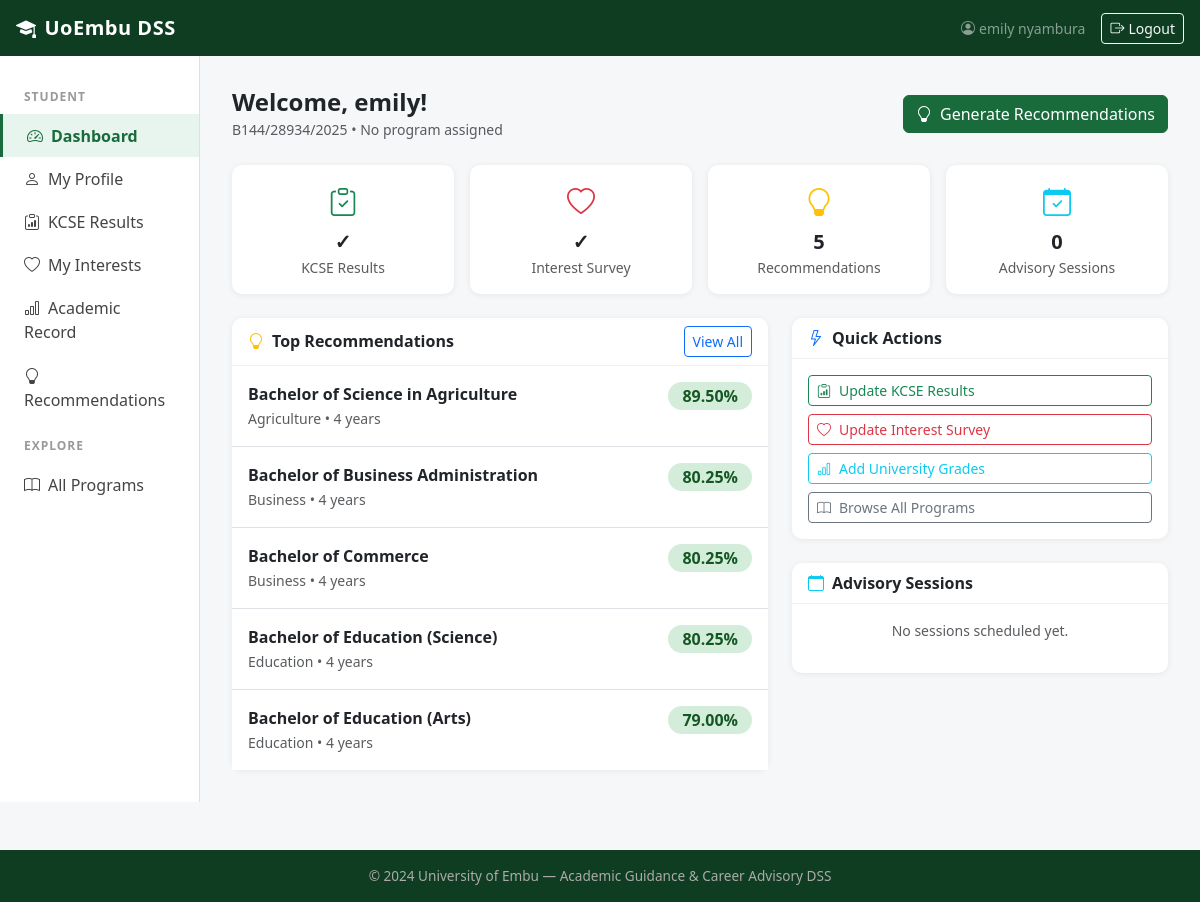
Page /student/dashboard/ (signed in) on the committed database.
### dss_guidance/models.py (models this page shows, shortened)
class StudentProfile(models.Model):
    GENDER_CHOICES = [('M', 'Male'), ('F', 'Female'), ('O', 'Other')]
    user = models.OneToOneField(User, on_delete=models.CASCADE, related_name='student_profile')
    student_id = models.CharField(max_length=20, unique=True)
    gender = models.CharField(max_length=1, choices=GENDER_CHOICES)
    date_of_birth = models.DateField(null=True, blank=True)
    phone_number = models.CharField(max_length=15, blank=True)
    county = models.CharField(max_length=100, blank=True)
    current_program = models.ForeignKey(
        AcademicProgram, on_delete=models.SET_NULL,
        null=True, blank=True, related_name='enrolled_students'
    )
    year_of_study = models.PositiveIntegerField(
        null=True, blank=True,
        validators=[MinValueValidator(1), MaxValueValidator(6)]
    )
    enrollment_year = models.PositiveIntegerField(null=True, blank=True)
    bio = models.TextField(blank=True)
    created_at = models.DateTimeField(auto_now_add=True)
    updated_at = models.DateTimeField(auto_now=True)
    class Meta:
        ordering = ['student_id']

class Recommendation(models.Model):
    STATUS_CHOICES = [
        ('pending', 'Pending Review'),
        ('reviewed', 'Reviewed by Advisor'),
        ('accepted', 'Accepted by Student'),
        ('declined', 'Declined by Student'),
    ]
    student = models.ForeignKey(
        StudentProfile, on_delete=models.CASCADE, related_name='recommendations'
    )
    program = models.ForeignKey(
        AcademicProgram, on_delete=models.CASCADE, related_name='recommendations'
    )
    match_score = models.DecimalField(
        max_digits=5, decimal_places=2,
        validators=[MinValueValidator(0), MaxValueValidator(100)]
    )
    reasoning = models.TextField()
    status = models.CharField(max_length=20, choices=STATUS_CHOICES, default='pending')
    advisor_notes = models.TextField(blank=True)
    reviewed_by = models.ForeignKey(
        User, on_delete=models.SET_NULL, null=True, blank=True,
        related_name='reviewed_recommendations'
    )
    created_at = models.DateTimeField(auto_now_add=True)
    updated_at = models.DateTimeField(auto_now=True)
    class Meta:
        ordering = ['-match_score']

class AcademicProgram(models.Model):
    FACULTY_CHOICES = [
        ('business', 'Business'),
        ('agriculture', 'Agriculture'),
        ('computing', 'Computing & IT'),
        ('education', 'Education'),
        ('science', 'Science'),
        ('engineering', 'Engineering'),
    ]
    name = models.CharField(max_length=200)
    code = models.CharField(max_length=20, unique=True)
    faculty = models.CharField(max_length=50, choices=FACULTY_CHOICES)
    description = models.TextField()
    duration_years = models.PositiveIntegerField(default=4)
    minimum_grade = models.CharField(max_length=5, help_text="Minimum KCSE grade e.g. C+")
    minimum_points = models.PositiveIntegerField(help_text="Minimum KCSE points (out of 84)")
    required_subjects = models.TextField(help_text="Comma-separated list of required subjects")
    skills_developed = models.TextField(help_text="Comma-separated list of skills")
    career_paths = models.TextField(help_text="Comma-separated possible careers")
    is_active = models.BooleanField(default=True)
    created_at = models.DateTimeField(auto_now_add=True)
    class Meta:
        ordering = ['faculty', 'name']

### dss_guidance/views.py (the view)
# urls.py: path('student/dashboard/', views.student_dashboard, name='student_dashboard'),
@login_required
def student_dashboard(request):
    if not is_student(request.user):
        return HttpResponseForbidden()
    student = request.user.student_profile
    recommendations = student.recommendations.select_related('program').order_by('-match_score')[:5]
    sessions = student.sessions.select_related('advisor__user').order_by('-scheduled_date')[:5]
    has_kcse = hasattr(student, 'kcse_result')
    has_interests = hasattr(student, 'interests')
    context = {
        'student': student,
        'recommendations': recommendations,
        'sessions': sessions,
        'has_kcse': has_kcse,
        'has_interests': has_interests,
        'profile_complete': has_kcse and has_interests,
    }
    return render(request, 'dss_guidance/student/dashboard.html', context)

### dss_guidance/views.py (called while the page is built)
def is_student(user):
    return hasattr(user, 'student_profile')

### dss_guidance/templates/dss_guidance/student/dashboard.html (shortened to what this page needs)
{% extends 'dss_guidance/base.html' %}
{% block content %}
<div class="d-flex justify-content-between align-items-center mb-4">
    <div>
        <h4 class="mb-0 fw-bold">Welcome, {{ student.user.first_name }}!</h4>
        <small class="text-muted">{{ student.student_id }} &bull; {{ student.current_program|default:"No program assigned" }}</small>
    </div>
    <a href="{% url 'get_recommendations' %}" class="btn btn-primary">
        <i class="bi bi-lightbulb me-2"></i>Generate Recommendations
    </a>
</div>
<div class="row g-3 mb-4">
    <div class="col-6 col-md-3">
        <div class="card text-center p-3">
            <i class="bi bi-clipboard-check text-success fs-3 mb-1"></i>
            <div class="fw-bold fs-5">{% if has_kcse %}✓{% else %}–{% endif %}</div>
            <div class="text-muted small">KCSE Results</div>
        </div>
    </div>
    <div class="col-6 col-md-3">
        <div class="card text-center p-3">
            <i class="bi bi-heart text-danger fs-3 mb-1"></i>
            <div class="fw-bold fs-5">{% if has_interests %}✓{% else %}–{% endif %}</div>
            <div class="text-muted small">Interest Survey</div>
        </div>
    </div>
    <div class="col-6 col-md-3">
        <div class="card text-center p-3">
            <i class="bi bi-lightbulb text-warning fs-3 mb-1"></i>
            <div class="fw-bold fs-5">{{ recommendations|length }}</div>
            <div class="text-muted small">Recommendations</div>
        </div>
    </div>
    <div class="col-6 col-md-3">
        <div class="card text-center p-3">
            <i class="bi bi-calendar-check text-info fs-3 mb-1"></i>
            <div class="fw-bold fs-5">{{ sessions|length }}</div>
            <div class="text-muted small">Advisory Sessions</div>
        </div>
    </div>
</div>
<div class="row g-4">
    <div class="col-md-7">
        <div class="card">
            <div class="card-header d-flex justify-content-between align-items-center">
                <span><i class="bi bi-lightbulb me-2 text-warning"></i>Top Recommendations</span>
                <a href="{% url 'view_recommendations' %}" class="btn btn-sm btn-outline-primary">View All</a>
            </div>
            <div class="card-body p-0">
                {% if recommendations %}
                <div class="list-group list-group-flush">
                    {% for rec in recommendations %}
                    <div class="list-group-item px-3 py-3">
                        <div class="d-flex justify-content-between align-items-start">
                            <div>
                                <div class="fw-semibold">{{ rec.program.name }}</div>
                                <small class="text-muted">{{ rec.program.get_faculty_display }} &bull; {{ rec.program.duration_years }} years</small>
                            </div>
                            <span class="badge badge-score {% if rec.match_score >= 70 %}score-high{% elif rec.match_score >= 50 %}score-mid{% else %}score-low{% endif %}">
                                {{ rec.match_score }}%
                            </span>
                        </div>
                    </div>
                    {% endfor %}
                </div>
                {% else %}
                <div class="text-center text-muted py-4">
                    <i class="bi bi-lightbulb fs-2 mb-2 d-block"></i>
                    No recommendations yet. Complete your profile and click "Generate Recommendations".
                </div>
                {% endif %}
            </div>
        </div>
    </div>
    <div class="col-md-5">
        <div class="card mb-4">
            <div class="card-header"><i class="bi bi-lightning me-2 text-primary"></i>Quick Actions</div>
            <div class="card-body d-grid gap-2">
                <a href="{% url 'kcse_results' %}" class="btn btn-outline-success btn-sm text-start">
                    <i class="bi bi-clipboard-data me-2"></i>{% if has_kcse %}Update{% else %}Enter{% endif %} KCSE Results
                </a>
                <a href="{% url 'student_interests' %}" class="btn btn-outline-danger btn-sm text-start">
                    <i class="bi bi-heart me-2"></i>{% if has_interests %}Update{% else %}Complete{% endif %} Interest Survey
                </a>
                <a href="{% url 'university_performance' %}" class="btn btn-outline-info btn-sm text-start">
                    <i class="bi bi-bar-chart me-2"></i>Add University Grades
                </a>
                <a href="{% url 'program_list' %}" class="btn btn-outline-secondary btn-sm text-start">
                    <i class="bi bi-book me-2"></i>Browse All Programs
                </a>
            </div>
        </div>
        <div class="card">
            <div class="card-header"><i class="bi bi-calendar me-2 text-info"></i>Advisory Sessions</div>
            <div class="card-body p-0">
                {% if sessions %}
                <div class="list-group list-group-flush">
                    {% for s in sessions %}
                    <div class="list-group-item px-3 py-2">
                        <div class="small fw-semibold">{{ s.advisor.user.get_full_name }}</div>
                        <div class="small text-muted">{{ s.scheduled_date|date:"d M Y, H:i" }}</div>
                        <span class="badge bg-{% if s.status == 'completed' %}success{% elif s.status == 'cancelled' %}danger{% else %}primary{% endif %} mt-1">{{ s.status }}</span>
                    </div>
                    {% endfor %}
                </div>
                {% else %}
                <p class="text-muted text-center py-3 small">No sessions scheduled yet.</p>
                {% endif %}
            </div>
        </div>
    </div>
</div>
{% endblock %}

### dss_guidance/templates/dss_guidance/base.html (shortened to what this page needs)
<!DOCTYPE html>
<html lang="en">
<head>
    <link href="https://cdn.jsdelivr.net/npm/bootstrap@5.3.0/dist/css/bootstrap.min.css" rel="stylesheet">
    <link href="https://cdn.jsdelivr.net/npm/bootstrap-icons@1.11.0/font/bootstrap-icons.css" rel="stylesheet">
</head>
<body>
<nav class="navbar navbar-expand-lg navbar-dark">
    <div class="container-fluid px-3">
        <a class="navbar-brand" href="{% url 'dashboard' %}">
            <i class="bi bi-mortarboard-fill me-2"></i>UoEmbu DSS
        </a>
        {% if user.is_authenticated %}
        <div class="ms-auto d-flex align-items-center gap-3">
            <span class="text-white-50 small d-none d-md-inline">
                <i class="bi bi-person-circle me-1"></i>{{ user.get_full_name|default:user.username }}
            </span>
            <a href="{% url 'logout' %}" class="btn btn-sm btn-outline-light">
                <i class="bi bi-box-arrow-right me-1"></i>Logout
            </a>
        </div>
        {% endif %}
    </div>
</nav>
{% if user.is_authenticated %}
<div class="container-fluid">
    <div class="row">
        <div class="col-md-2 sidebar d-none d-md-block">
            {% if user.student_profile %}
            <p class="section-title mt-2">Student</p>
            <nav class="nav flex-column">
                <a class="nav-link {% if request.resolver_match.url_name == 'student_dashboard' %}active{% endif %}" href="{% url 'student_dashboard' %}"><i class="bi bi-speedometer2 me-2"></i>Dashboard</a>
                <a class="nav-link {% if request.resolver_match.url_name == 'student_profile_edit' %}active{% endif %}" href="{% url 'student_profile_edit' %}"><i class="bi bi-person me-2"></i>My Profile</a>
                <a class="nav-link {% if request.resolver_match.url_name == 'kcse_results' %}active{% endif %}" href="{% url 'kcse_results' %}"><i class="bi bi-clipboard-data me-2"></i>KCSE Results</a>
                <a class="nav-link {% if request.resolver_match.url_name == 'student_interests' %}active{% endif %}" href="{% url 'student_interests' %}"><i class="bi bi-heart me-2"></i>My Interests</a>
                <a class="nav-link {% if request.resolver_match.url_name == 'university_performance' %}active{% endif %}" href="{% url 'university_performance' %}"><i class="bi bi-bar-chart me-2"></i>Academic Record</a>
                <a class="nav-link {% if request.resolver_match.url_name == 'view_recommendations' %}active{% endif %}" href="{% url 'view_recommendations' %}"><i class="bi bi-lightbulb me-2"></i>Recommendations</a>
            </nav>
            {% endif %}
            <p class="section-title mt-3">Explore</p>
            <nav class="nav flex-column">
                <a class="nav-link {% if request.resolver_match.url_name == 'program_list' %}active{% endif %}" href="{% url 'program_list' %}"><i class="bi bi-book me-2"></i>All Programs</a>
            </nav>
        </div>
        <div class="col-md-10 main-content">
            {% block content %}{% endblock %}
        </div>
    </div>
</div>
{% endif %}
<footer>
    <p class="mb-0">&copy; 2024 University of Embu &mdash; Academic Guidance & Career Advisory DSS</p>
</footer>
</body>
</html>

### dss_guidance/templates/dss_guidance/base.html (style rules this page uses)
:root { --uembu-green: #1a6b3c; --uembu-dark: #0f3d22; --uembu-light: #e8f5ee; }
body { background-color: #f5f7f9; font-family: 'Segoe UI', sans-serif; }
.navbar { background: var(--uembu-dark) !important; }
.navbar-brand { font-weight: 700; letter-spacing: 0.5px; }
.sidebar { min-height: calc(100vh - 56px); background: #fff; border-right: 1px solid #e0e0e0; padding: 1.5rem 0; }
.sidebar .nav-link { color: #444; padding: 0.6rem 1.5rem; border-radius: 0; transition: all 0.2s; }
.sidebar .nav-link:hover, .sidebar .nav-link.active { background: var(--uembu-light); color: var(--uembu-green); font-weight: 600; border-left: 3px solid var(--uembu-green); }
.sidebar .nav-link i { width: 20px; }
.main-content { padding: 2rem; }
.card { border: none; box-shadow: 0 1px 6px rgba(0,0,0,0.07); border-radius: 10px; }
.card-header { background: transparent; border-bottom: 1px solid #f0f0f0; font-weight: 600; }
.btn-primary { background: var(--uembu-green); border-color: var(--uembu-green); }
.badge-score { font-size: 1rem; padding: 6px 14px; border-radius: 20px; }
.score-high { background: #d4edda; color: #155724; }
.section-title { font-size: 0.75rem; text-transform: uppercase; letter-spacing: 1px; color: #999; font-weight: 600; margin-bottom: 0.5rem; padding-left: 1.5rem; }
footer { background: var(--uembu-dark); color: #aaa; padding: 1rem 0; text-align: center; font-size: 0.85rem; margin-top: 3rem; }

### rows in the picture
StudentProfile: user.first_name "emily", student_id "B144/28934/2025", current_program "No program assigned"
Recommendation: program.name "Bachelor of Science in Agriculture", program.faculty "Agriculture", program.duration_years "4", match_score "89.50"
Recommendation: program.name "Bachelor of Business Administration", program.faculty "Business", program.duration_years "4", match_score "80.25"
Recommendation: program.name "Bachelor of Commerce", program.faculty "Business", program.duration_years "4", match_score "80.25"
Recommendation: program.name "Bachelor of Education (Science)", program.faculty "Education", program.duration_years "4", match_score "80.25"
Recommendation: program.name "Bachelor of Education (Arts)", program.faculty "Education", program.duration_years "4", match_score "79.00"

### other values in the picture
{{ user.get_full_name|default:user.username }} "emily nyambura"
{{ recommendations|length }} "5"
{{ sessions|length }} "0"
